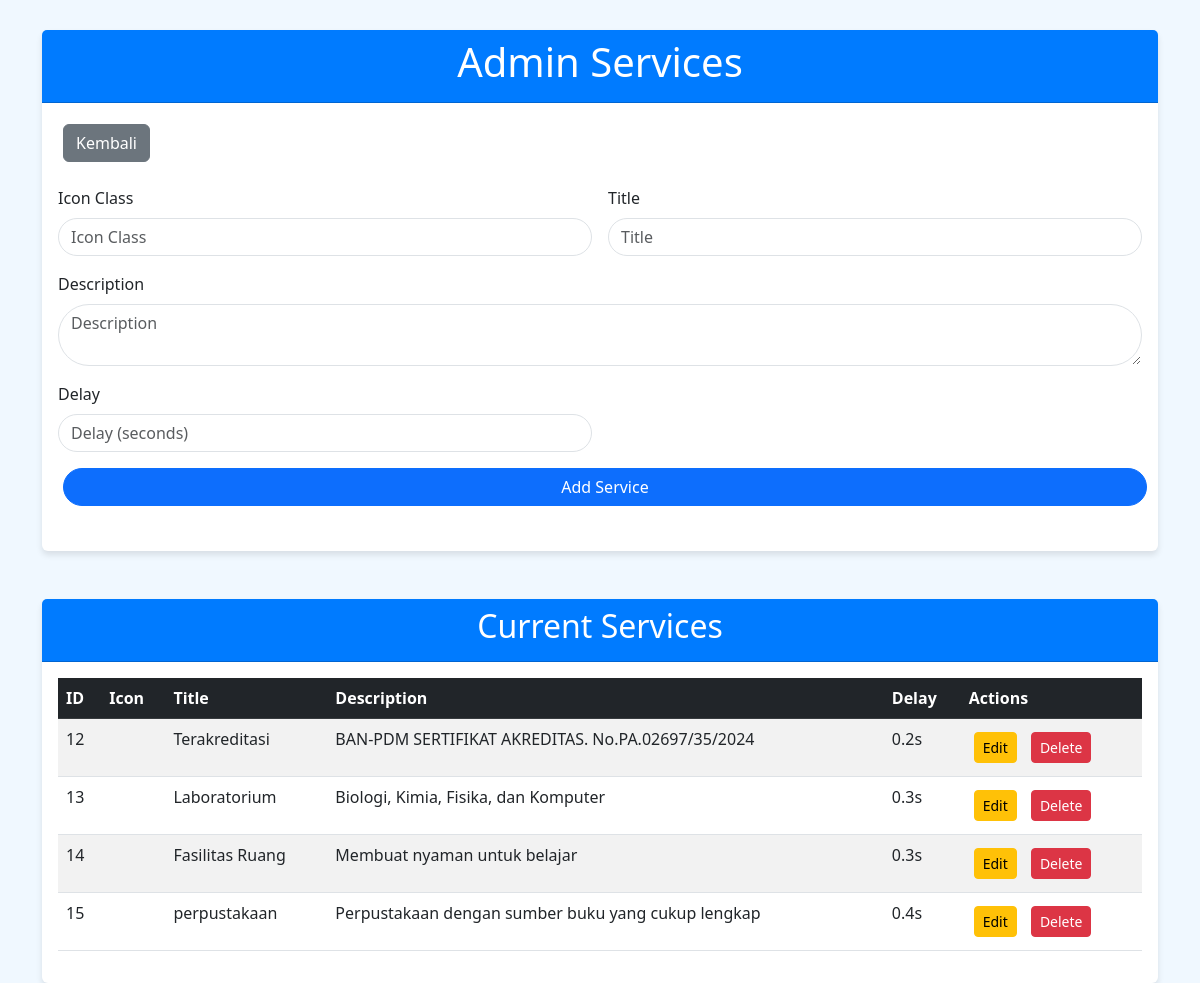
Page /konten_home_layanan.php on the committed database.
### tables this page shows
CREATE TABLE `services` (
  `id` int(11) NOT NULL,
  `icon` varchar(255) NOT NULL,
  `title` varchar(255) NOT NULL,
  `description` text NOT NULL,
  `delay` float NOT NULL
);

### konten_home_layanan.php (the view, shortened to what this page needs)
<?php include 'koneksi.php';
$result = $conn->query("SELECT * FROM services");
?>
<!DOCTYPE html>
<html lang="en">
<head>
    <link href="https://cdn.jsdelivr.net/npm/bootstrap@5.3.0-alpha1/dist/css/bootstrap.min.css" rel="stylesheet">
</head>
<body>
    <div class="container">
        <div class="card">
            <div class="card-header text-center">
                <h1>Admin Services</h1>
            </div>
            <div class="card-body">
                <a href="admin_home.php" class="btn btn-secondary mb-4">Kembali</a>
                <form action="" method="POST" class="mb-4">
                    <div class="row g-3">
                        <div class="col-md-6">
                            <label for="icon" class="form-label">Icon Class</label>
                            <input type="text" name="icon" class="form-control" placeholder="Icon Class" required>
                        </div>
                        <div class="col-md-6">
                            <label for="title" class="form-label">Title</label>
                            <input type="text" name="title" class="form-control" placeholder="Title" required>
                        </div>
                        <div class="col-md-12">
                            <label for="description" class="form-label">Description</label>
                            <textarea name="description" class="form-control" placeholder="Description" required></textarea>
                        </div>
                        <div class="col-md-6">
                            <label for="delay" class="form-label">Delay</label>
                            <input type="number" name="delay" class="form-control" placeholder="Delay (seconds)" step="0.1" required>
                        </div>
                    </div>
                    <button type="submit" class="btn btn-primary w-100 mt-3">Add Service</button>
                </form>
            </div>
        </div>
        <div class="card mt-5">
            <div class="card-header text-center">
                <h2>Current Services</h2>
            </div>
            <div class="card-body">
                <?php if ($result->num_rows > 0): ?>
                    <table class="table table-striped table-hover">
                        <thead class="table-dark">
                            <tr>
                                <th>ID</th>
                                <th>Icon</th>
                                <th>Title</th>
                                <th>Description</th>
                                <th>Delay</th>
                                <th>Actions</th>
                            </tr>
                        </thead>
                        <tbody>
                            <?php while ($row = $result->fetch_assoc()): ?>
                            <tr>
                                <td><?php echo $row['id']; ?></td>
                                <td><i class="<?php echo $row['icon']; ?>"></i></td>
                                <td><?php echo htmlspecialchars($row['title']); ?></td>
                                <td><?php echo htmlspecialchars($row['description']); ?></td>
                                <td><?php echo $row['delay']; ?>s</td>
                                <td>
                                    <a href="edit_layanan.php?id=<?php echo $row['id']; ?>" class="btn btn-warning btn-sm">Edit</a>
                                    <a href="delete_layanan.php?id=<?php echo $row['id']; ?>" class="btn btn-danger btn-sm">Delete</a>
                                </td>
                            </tr>
                            <?php endwhile; ?>
                        </tbody>
                    </table>
                <?php else: ?>
                    <p class="text-center">Belum ada layanan yang tersedia.</p>
                <?php endif; ?>
            </div>
        </div>
    </div>
</body>
</html>

### konten_home_layanan.php (style rules this page uses)
body { background-color: #f0f8ff; }
.container { margin-top: 30px; }
.btn { margin: 5px; }
.card { border: none; background-color: #ffffff; box-shadow: 0 4px 6px rgba(0, 0, 0, 0.1); }
.card-header { background-color: #007bff; color: #ffffff; }
.form-control, .btn-primary { border-radius: 50px; }

### rows in the picture
services: id "12", title "Terakreditasi", description "BAN-PDM SERTIFIKAT AKREDITAS. No.PA.02697/35/2024", delay "0.2"
services: id "13", title "Laboratorium", description "Biologi, Kimia, Fisika, dan Komputer", delay "0.3"
services: id "14", title "Fasilitas Ruang", description "Membuat nyaman untuk belajar", delay "0.3"
services: id "15", title "perpustakaan", description "Perpustakaan dengan sumber buku yang cukup lengkap", delay "0.4"
